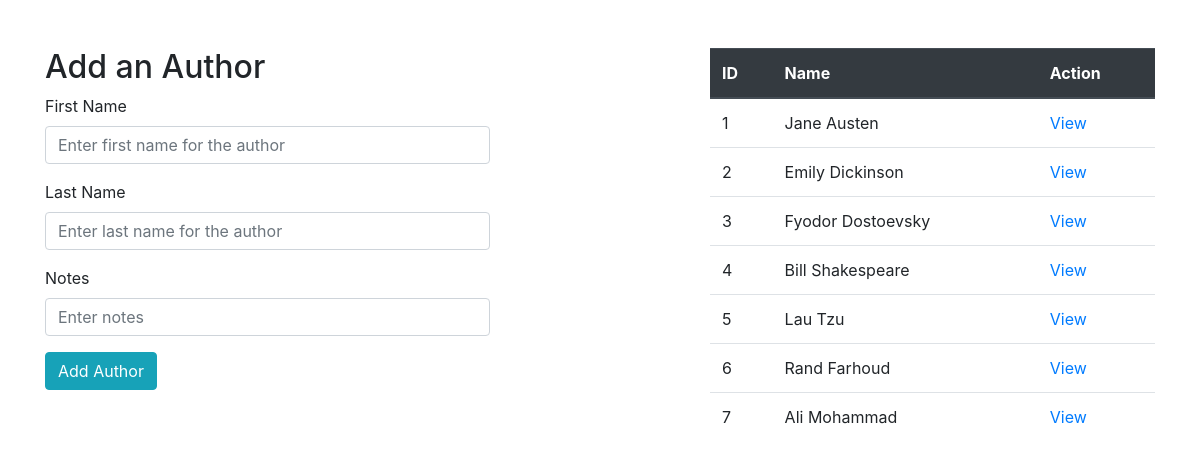
The app's page /authors, older data.
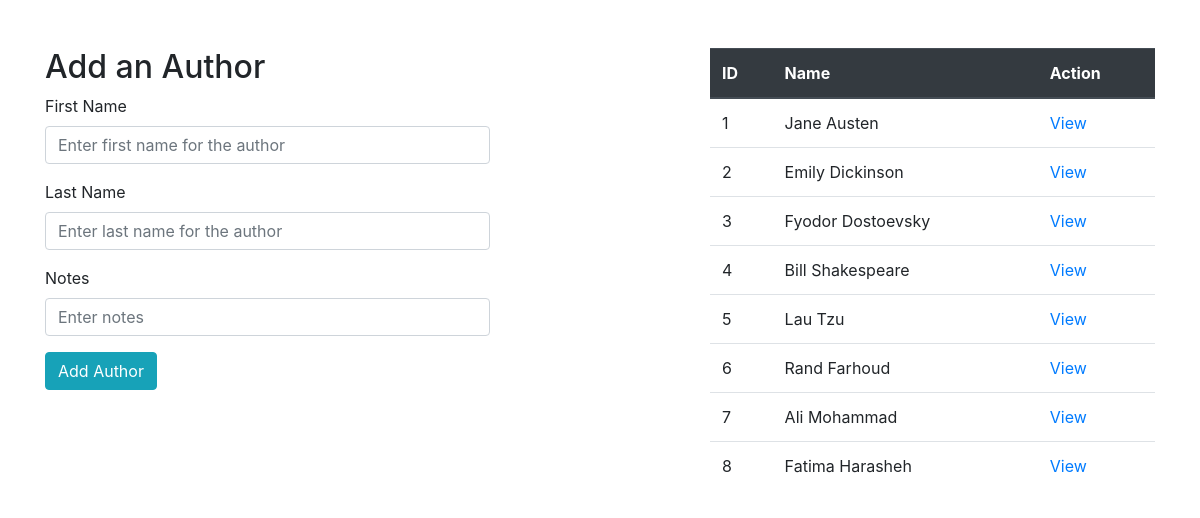
The same page, newer data.
### books_authors_app/models.py (models this page shows)
class Author(models.Model):
    first_name = models.CharField(max_length=45)
    last_name = models.CharField(max_length=45)
    created_at = models.DateTimeField(auto_now_add=True)
    updated_at = models.DateTimeField(auto_now=True)
    notes = models.TextField(default = "empty")
    books = models.ManyToManyField(Book, related_name='authors')

### books_authors_app/views.py (the view)
# urls.py: path('authors',views.show_authors),
def show_authors(request):
    context = {
        'authors': models.get_all_authors(),
    }
    return render (request, "authors.html", context)

### books_authors_app/models.py (called while the page is built)
def get_all_authors():
    return Author.objects.all()

### books_authors_app/templates/authors.html (shortened to what this page needs)
<!DOCTYPE html>
<html lang="en">
<head>
    {% load static %}
    <link rel="stylesheet" href="{% static 'css/style.css' %}">
    <link href="https://stackpath.bootstrapcdn.com/bootstrap/4.5.2/css/bootstrap.min.css" rel="stylesheet">
</head>
<body>
    <div class="container">
        <div class="row mt-5">
            <div class="col-md-5">
                <h2>Add an Author</h2>
                <form action="/add_author" method="post" class="needs-validation" novalidate>
                    <div class="form-group">
                        <label for="first_name">First Name</label>
                        <input type="text" class="form-control" id="first_name" name="first_name"
                            placeholder="Enter first name for the author" required>
                    </div>
                    <div class="form-group">
                        <label for="last_name">Last Name</label>
                        <input type="text" class="form-control" id="last_name" name="last_name"
                            placeholder="Enter last name for the author" required>
                    </div>
                    <div class="form-group">
                        <label for="notes">Notes</label>
                        <input type="text" class="form-control" id="notes" name="notes" placeholder="Enter notes"
                            required>
                    </div>
                    <button type="submit" class="btn btn-info">Add Author</button>
                </form>
            </div>
            <div class="col-md-2"></div>
            <div class="col-md-5">
                <table class="table table-hover">
                    <thead class="thead-dark">
                        <tr>
                            <th>ID</th>
                            <th>Name</th>
                            <th>Action</th>
                        </tr>
                    </thead>
                    <tbody>
                        {% for author in authors %}
                        <tr>
                            <td>{{ author.id }}</td>
                            <td>{{ author.first_name }} {{ author.last_name }}</td>
                            <td><a href="/authors/{{ author.id }}">View</a></td>
                        </tr>
                        {% endfor %}
                    </tbody>
                </table>
            </div>
        </div>
    </div>
</body>
</html>

Row changes from the older to the newer data that the page shows:
added Author: id "8", first_name "Fatima", last_name "Harasheh"
